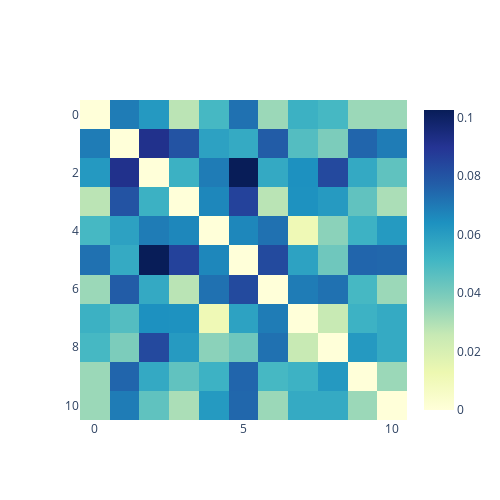

Notebook code for this chart:
### Code cell
c = ClusteringSeq([smc.cluster_cons(cluster_id) for cluster_id in np.unique(smc.assignments)], revcomp=False)
c.calc_dist_mat()
c.plot_dist_mat(variable_scale=True)
